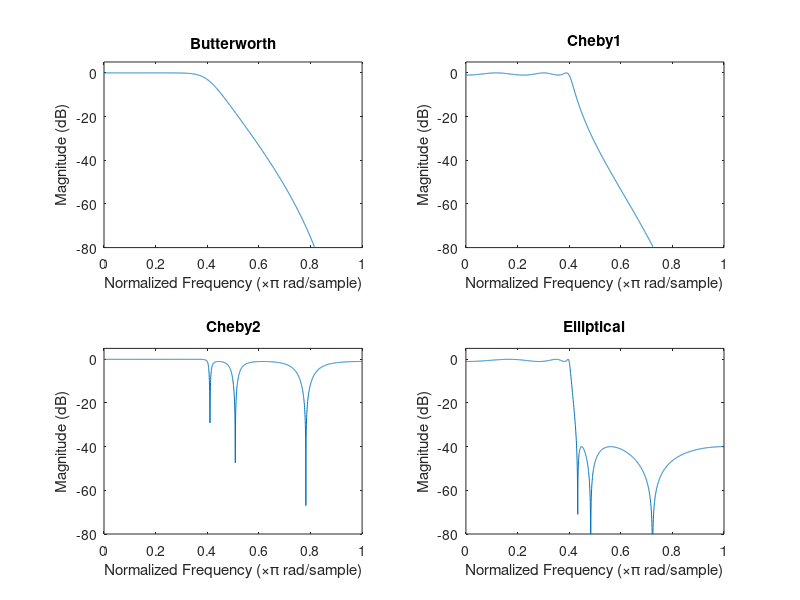
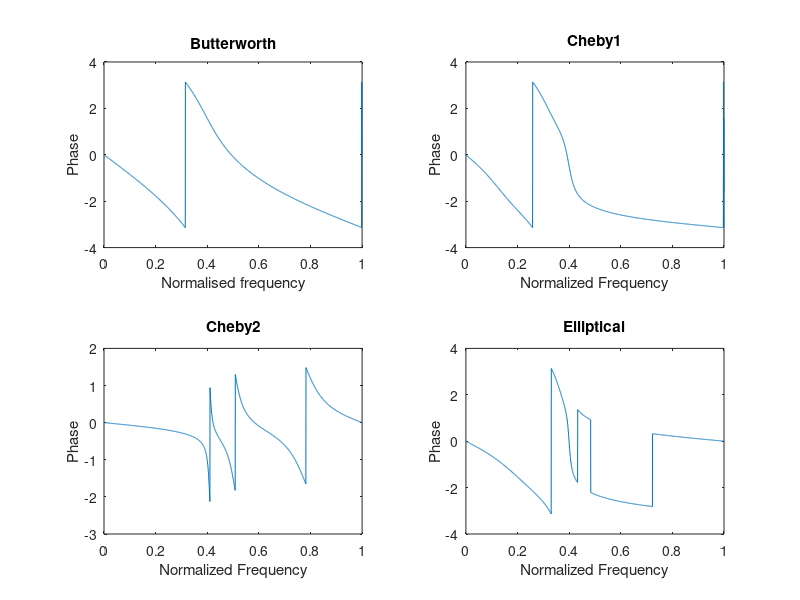

Here is the MATLAB script that generated these plots, in order:
S_Rate = 10000;
Nyquist = S_Rate/2;
Cutoff_Freq = 2000/Nyquist;
Pass_Ripple = 1;  %Assign to delta 1
Stop_Atten = 40;  %Assign to delta 2
N = 6;
[b1,a1] = butter(N,Cutoff_Freq,'low');
[b2,a2] = cheby1(N,Pass_Ripple,Cutoff_Freq,'low');
[b3,a3] = cheby2(N,Pass_Ripple,Cutoff_Freq,'low');
[b4,a4] = ellip(N,Pass_Ripple,Stop_Atten,Cutoff_Freq,'low');

n = 2001;
[h1,w1] = freqz(b1,a1,n);
[h2,w2] = freqz(b2,a2,n);
[h3,w3] = freqz(b3,a3,n);
[h4,w4] = freqz(b4,a4,n);

figure;
subplot(2,2,1);
plot(w1/pi,20*log10(abs(h1)));
xlabel('Normalized Frequency (\times\pi rad/sample)');
ylabel('Magnitude (dB)');
title('Butterworth');
axis([0 1 -80 5])


subplot(2,2,2);
plot(w2/pi,20*log10(abs(h2)));
xlabel('Normalized Frequency (\times\pi rad/sample)');
ylabel('Magnitude (dB)');
title('Cheby1');
axis([0 1 -80 5])


subplot(2,2,3);
plot(w3/pi,20*log10(abs(h3)));
xlabel('Normalized Frequency (\times\pi rad/sample)');
ylabel('Magnitude (dB)');
title('Cheby2');
axis([0 1 -80 5])


subplot(2,2,4);
plot(w4/pi,20*log10(abs(h4)));
xlabel('Normalized Frequency (\times\pi rad/sample)');
ylabel('Magnitude (dB)');
title('Elliptical');
axis([0 1 -80 5])



%%%%%%%%%%%%%%%%%%%%%%%%%%%%%%%%%%%%%%%%%%%%%%%%%%%%%%%%%%%%%%%%%

figure;
subplot(2,2,1);
plot(w1/pi,angle(h1));
xlabel('Normalised frequency');
ylabel('Phase');
title('Butterworth');



subplot(2,2,2);
plot(w2/pi,angle(h2));
xlabel('Normalized Frequency');
ylabel('Phase');
title('Cheby1');



subplot(2,2,3);
plot(w3/pi,angle(h3));
xlabel('Normalized Frequency');
ylabel('Phase');
title('Cheby2');



subplot(2,2,4);
plot(w4/pi,angle(h4));
xlabel('Normalized Frequency');
ylabel('Phase');
title('Elliptical');
